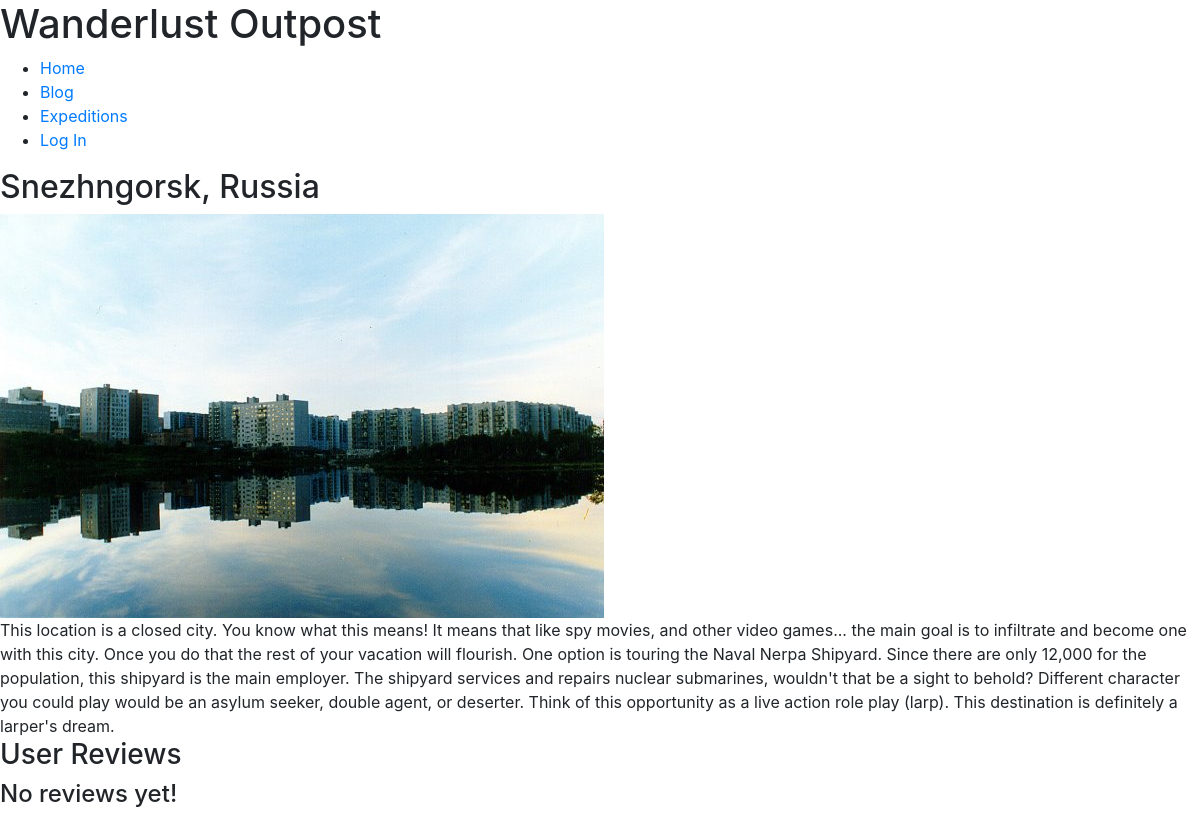
The app's page /adventure.php?pid=16 with its own data.
### tables this page shows
CREATE TABLE `sitemap` (
  `PageTitle` varchar(32) NOT NULL,
  `BGImg` varchar(32) DEFAULT NULL,
  `BGImgAlt` text,
  `pageID` int NOT NULL,
  `PageName` varchar(45) NOT NULL,
  `Content` longtext,
  `NavItem` tinyint DEFAULT NULL,
  `url` varchar(45) DEFAULT NULL,
  PRIMARY KEY (`pageID`)
);

### adventure.php (the view, shortened to what this page needs)
<?php
require("includes/page.php");
class AdventurePage extends Page{
  public function Display($pageID){
    $this -> DisplayHead();
    $this -> DisplayBody();
    $this -> DisplayHeader($this->buttons);
    $this->  DisplayContent();
    $this->ReviewGen();
    $this -> DisplayFooter();
  }
  public function ReviewGen(){
    $db = new mysqli('localhost', 'glazpmck_ics325_web', 'ICS325.01-2020', "glazpmck_ics325");
    $id = $db->real_escape_string($_GET['pid']);
    $query = "SELECT reviewlist.ReviewID, reviewlist.ReviewHeadline, reviewlist.Review, reviewlist.User_ID, users.fname, reviewlist.city, reviewlist.rating
    FROM reviewlist
    INNER JOIN users ON reviewlist.user_id = users.user_ID
    INNER JOIN sitemap ON reviewlist.City = sitemap.pageID
    WHERE reviewlist.city = '$id'";
    $result = $db->query($query);
    $row=$result->fetch_array(MYSQLI_ASSOC);
    $num_rows=$result->num_rows;
    ?>
    <section class='reviews'>
    <h3>User Reviews</h3>
    <?php
    if ($num_rows > 0){
      do{
        ?>
        <div class='top-review'>
          <div class='review-content'>
            <h4><?=$row['ReviewHeadline']?> - <?=$row['rating']?>/5</h4>
            <p><?=$row['Review']?></p><p>- <?=$row['fname']?></p>
          </div>
        </div>
        <?php
      }while($row=$result->fetch_array(MYSQLI_ASSOC));
    }else{
      ?>
        <div class='top-review'>
          <div class='review-content'>
            <h4>No reviews yet!</h4>
          </div>
        </div>
      <?php
    }
    echo "</section>";
  }
  public function DisplayContent(){
    if (isset($_GET['pid'])){
      $db = new mysqli('localhost', 'glazpmck_ics325_web', 'ICS325.01-2020', "glazpmck_ics325");
      $id = $db->real_escape_string($_GET['pid']);
      $query = "Select * From sitemap where pageID = '$id'";
      $result = $db->query($query);
      $row=$result->fetch_array(MYSQLI_ASSOC);
      ?>
      <section class="page-title">
        <h2><?= $row['PageTitle'] ?></h2>
      </section>
      <div class="exp-img">
        <img src="img/<?=$row['BGImg']?>" alt="<?=$row['BGImgAlt']?>" />
      </div>
      <section class="main-content">
        <?= $row['Content']?>
      </section>
      <?php
    }
  }
}
$adventure = new AdventurePage();
$adventure->Display($_GET['pid']);
?>

### includes/page.php (shortened to what this page needs)
<?php
class Page{
    public $title = "Wanderlust Outpost";
    public function DisplayHead(){
      ?>
        <!DOCTYPE html>
           <html>
      <?php
        echo "<head>";
        $this -> DisplayStyles();
        echo "</head>";
    }
      ?>
      <?php
    public function DisplayStyles(){
      ?>
        <link rel="stylesheet" href="https://stackpath.bootstrapcdn.com/bootstrap/4.4.1/css/bootstrap.min.css">
        <link rel="stylesheet/less" type="text/css" href="less/styles.less" />
      <?php
    }
      ?>
      <?php
    public function DisplayBody(){
      ?>
        <body>
      <?php
    }
    public function DisplayHeader($buttons){
      $db = new mysqli('localhost', 'glazpmck_ics325_web', 'ICS325.01-2020', "glazpmck_ics325");
      $nav_sql = "SELECT * FROM sitemap WHERE NavItem = 1";
      $nav_query = $db->query($nav_sql);
      $nav_rs=$nav_query->fetch_array(MYSQLI_ASSOC);
      ?>
      <header>
        <h1><?php echo $this->title; ?></h1>
          <div class="open">
              <span>
                <ul class="sub-menu">
                  <?php
                    do{
                      $this->DisplayButton($nav_rs['PageName'], $nav_rs['pageID'], $nav_rs['url']);
                    } while($nav_rs=$nav_query->fetch_array(MYSQLI_ASSOC));
                    ?>
                </ul>
              </span>
          </div>
      </header>
      <?php
    }
    public function DisplayButton($name, $pageID, $url){
      if (empty($_SESSION['LoggedIn'])){
        $loggedIn=false;
      }else {
        $loggedIn = $_SESSION['LoggedIn'];
      }
      if ( $pageID == 1 || $pageID == 2 || $pageID == 3 ){
        ?>
        <li>
          <a href="./<?=$url?>.php" title="<?=$name ?>"><?=$name?></a>
        </li>
      <?php
      }
      if ($pageID == 4){
        if ($loggedIn){
          return;
        }else{
          ?>
          <li>
            <a href="./<?=$url?>.php" title="<?=$name ?>"><?=$name?></a>
          </li>
        <?php
        }
      }
      if ( $pageID == 5){
        return;
      }
      if ( $pageID == 6 ){
        if ($loggedIn){
          ?>
            <li>
              <a href="./<?=$url?>.php" title="<?=$name ?>"><?=$name?></a>
            </li>
            <li>
              <a href="./logout.php" title="Log Out">Log Out</a>
            </li>
          <?php
        }else{return;}
      }
    }
            ?><div class="bg-img">
            <?php
    public function DisplayFooter(){
      ?>
        </body>
      </html>
    <?php
    }
  }

### records on screen
sitemap: PageName "Home"
sitemap: PageName "Blog"
sitemap: PageName "Expeditions"
sitemap: PageName "Log In"
sitemap: PageTitle "Snezhngorsk, Russia", BGImg (picture), Content "This location is a closed city. You know what this means! It means that like spy movies, and other video games... the main goal is to infiltrate and become one with this city. Once you do that the rest of your vacation will flourish. One option is touring the Naval Nerpa Shipyard. Since there are only 12,000 for the population, this shipyard is the main employer. The shipyard services and repairs nuclear submarines, wouldn't that be a sight to behold? Different character you could play would be an asylum seeker, double agent, or deserter. Think of this opportunity as a live action role play (larp). This destination is definitely a larper's dream."

### other values on screen
$this->title "Wanderlust Outpost"
